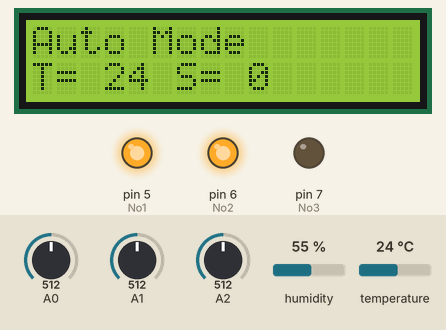
This sketch was run on a simulated Arduino Uno, built with avr-gcc and run on an emulated ATmega328P. Shown: 16×2 character LCD, output pins drawn as LEDs (lit = HIGH). Inputs (shaded band) come from the test bench; at power-on: A2 = 512, A1 = 512, A0 = 512, temperature 24 °C, humidity 55 %. What the sketch prints to the serial monitor is not drawn.

Above: at 1.8 s.
1.9 s: A2 set to 483
At 4.5 s:
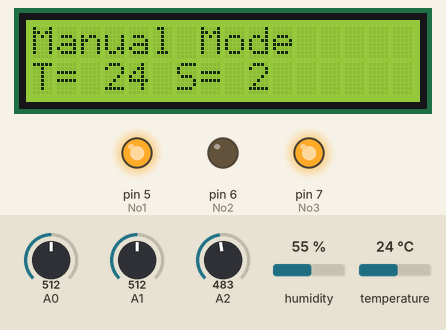
4.8 s: A1 set to 492
At 6.8 s:
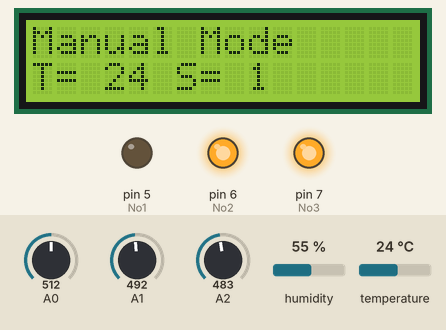
7.9 s: A0 set to 492
At 9.9 s:
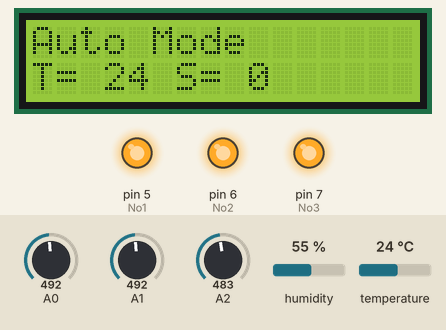
11.0 s: temperature set to 28 °C
At 13.4 s:
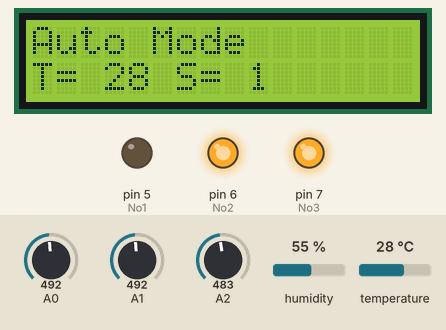
14.2 s: A1 set to 510
At 15.6 s:
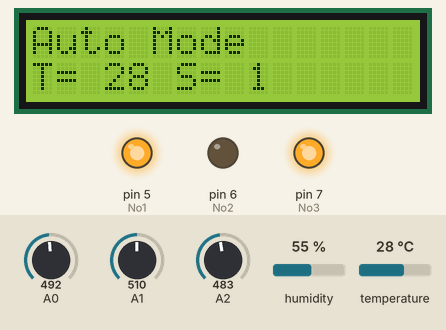
17.3 s: A2 set to 510
At 19.9 s:
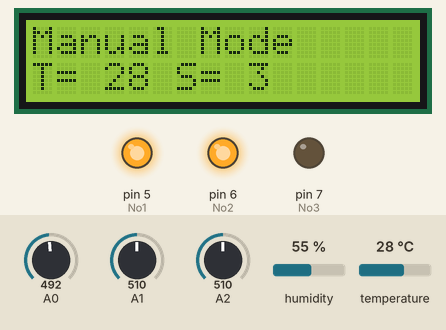
Timing chart, 0 to 21.4 s (numbered marks = the images above; inputs shaded):
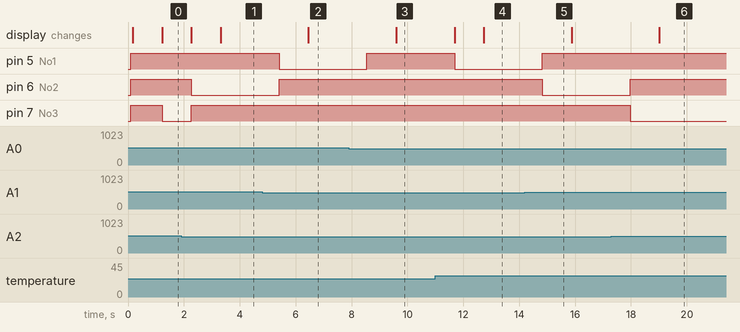

The sketch:

code_arduino.ino
```cpp
#include <SoftwareSerial.h>
#include "DHT.h"
#include <Wire.h>
#include <LiquidCrystal_I2C.h>
// Set the LCD address to 0x3F for a 16 chars and 2 line display
LiquidCrystal_I2C lcd(0x3F, 16, 2);

SoftwareSerial Genotronex(10, 11); // RX, TX
int ledpin=13; // led on D13 will show blink on / off
int BluetoothData; // the data given from Computer
String inData;
int C_speed=0;
int Mode=1,M_Mode=1;;
#define DHTPIN 2     // what pin we're connected to
#define DHTTYPE DHT11   // DHT 11
DHT dht(DHTPIN, DHTTYPE);
char buf[10];
String inputString = "";         // a string to hold incoming data
boolean stringComplete = false;  // whether the string is complete

int No1=5;
int No2=6;
int No3=7;
void setup() {
  // put your setup code here, to run once:
  Serial.begin(9600);
  Genotronex.begin(9600);
  dht.begin();
 // Genotronex.println("Bluetooth On please press 1 or 0 blink LED ..");
  pinMode(No1,OUTPUT);
  pinMode(No2,OUTPUT);
  pinMode(No3,OUTPUT);
  Serial.println("abcdefg");
  delay(100);
  digitalWrite(No1,HIGH);
  digitalWrite(No2,HIGH);
  digitalWrite(No3,HIGH);
  lcd.begin();
}

void loop() {
  //Read from bluetooth and write to usb serial
  delay(1000);
  int t = dht.readTemperature();
  String myString = String(t);

  Genotronex.flush();
  //Genotronex.print("KT");
  Genotronex.print(myString);
  //Genotronex.print("/");
  if (Mode == 1)
    Genotronex.print("*1");
  if (Mode == 0)
    Genotronex.print("*0");

  if (C_speed==0)
    Genotronex.println("*0");
  else if (C_speed==1)
    Genotronex.println("*1");
  else if (C_speed==2)
    Genotronex.println("*2");
  else if (C_speed==3)
    Genotronex.println("*3");


  lcd.setCursor(0, 0);
  if(Mode==0)
    lcd.print("Manual Mode    ");
  else
    lcd.print("Auto Mode      ");
  lcd.setCursor(0,1);
  lcd.print("T= ");
  lcd.print(t);
  lcd.print(" S= ");
  lcd.print(C_speed);

  Serial.print(C_speed);
  Serial.print("  ");
  Serial.print(analogRead(0));
  Serial.print("  ");
  Serial.print(analogRead(1));
  Serial.print("  ");
  Serial.print(analogRead(2));
  Serial.print("  ");
  Serial.print(M_Mode);
  Serial.print("  ");
  Serial.print(Mode);
  Serial.print("  ");
  Serial.println(t);

  while (Genotronex.available()>0) {

  char toSend = (char)Genotronex.read();
  inputString += toSend;
  Serial.println(inputString);
  //Genotronex.println('a');
  //flashLED();

  // Process message when new line character is recieved
        if (toSend == '\n')
        {

            Serial.print("Arduino Received: ");
            Serial.println(inputString);

            // You can put some if and else here to process the message juste like that:

            if(inputString == "+++\n"){ // DON'T forget to add "\n" at the end of the string.
              Serial.println("OK. Press h for help.");
            }
            if(inputString=="1\n"){
              digitalWrite(13,HIGH);
              Serial.println("led on");
              //Genotronex.println("LED OFF. Press 1 to LED ON!");
            }
            if(inputString=="0\n"){
              digitalWrite(13,LOW);
              Serial.println("led off");
              //Genotronex.println("LED OFF. Press 1 to LED ON!");
            }
            if((inputString=="S1\n")||(inputString=="ÿS1")||(inputString=="ÿÿS1")||(inputString=="ÿÿÿS1")&&(Mode==0))
            {
              C_speed=1;
            }
            if((inputString=="S2\n")||(inputString=="ÿS2")||(inputString=="ÿÿS2")||(inputString=="ÿÿÿS2")&&(Mode==0))
            {
              C_speed=2;
            }
            if((inputString=="S3\n")||(inputString=="ÿS3")||(inputString=="ÿÿS3")||(inputString=="ÿÿÿS3")&&(Mode==0))
            {
              C_speed=3;
            }
            if((inputString=="S0\n")||(inputString=="ÿS0")||(inputString=="ÿÿS0")||(inputString=="ÿÿÿS0")&&(Mode==0))
            {
              C_speed=0;
            }
            if(inputString=="M\n")
            {
              M_Mode=3;
            }
            if(inputString=="A\n")
            {
              M_Mode=1;
            }


            inputString = ""; // Clear recieved buffer
        }
  }

 //Manual Mode
  if(analogRead(0)>500){
      C_speed=1;
      Mode=0;}
  if(analogRead(1)>500){
      C_speed=2;
      Mode=0;}
  if(analogRead(2)>500){
      C_speed=3;
      Mode=0;}
  if((analogRead(0)<500)&&(analogRead(1)<500)&&(analogRead(2)<500)&&(M_Mode==1))
     Mode=1;
  if((analogRead(0)>500)||(analogRead(1)>500)||(analogRead(2)>500)||(M_Mode==3))
     Mode=0;

 //Auto Mode
 if(Mode==1){
   if(t>=32){
     C_speed=3;
   }
   else if ((t<=31)&&(t>28)){
    C_speed=2;
   }
   else if ((t<=28)&&(t>=25)){
    C_speed=1;
   }
   else if (t<25)
    C_speed=0;
 }

  if(C_speed==1){
      digitalWrite(No1,LOW);
      digitalWrite(No2,HIGH);
      digitalWrite(No3,HIGH);
  }
  else if(C_speed==2){
      digitalWrite(No1,HIGH);
      digitalWrite(No2,LOW);
      digitalWrite(No3,HIGH);
  }
  else if(C_speed==3){
      digitalWrite(No1,HIGH);
      digitalWrite(No2,HIGH);
      digitalWrite(No3,LOW);
  }
  else {
      digitalWrite(No1,HIGH);
      digitalWrite(No2,HIGH);
      digitalWrite(No3,HIGH);
  }


}
```

Measured:
- the behaviour switches between 501 and 500 on A2 (found by bisection; images 0 and 1)
- the behaviour switches between 501 and 500 on A1 (found by bisection; images 1 and 2)
- the behaviour switches between 500 and 499 on A0 (found by bisection; images 2 and 3)
- after the input at 1.9 s, pin 6 (No2): HIGH → LOW after 0.36 s; pin 7 (No3): LOW → HIGH after 0.36 s; the display: first differs from a run without the input after 1.4 s (image 1)
- after the input at 4.8 s, pin 5 (No1): HIGH → LOW after 0.61 s; pin 6 (No2): LOW → HIGH after 0.61 s; the display: changes after 1.6 s (image 2)
- after the input at 7.9 s, pin 5 (No1): LOW → HIGH after 0.64 s; the display: changes after 1.7 s (image 3)
- after the input at 11.0 s, pin 5 (No1): HIGH → LOW after 0.69 s; the display: first changes after 0.69 s (image 4 shows a later state)
- after the input at 14.2 s, pin 5 (No1): LOW → HIGH after 0.62 s; pin 6 (No2): HIGH → LOW after 0.62 s
- after the input at 17.3 s, pin 6 (No2): LOW → HIGH after 0.67 s; pin 7 (No3): HIGH → LOW after 0.67 s; the display: changes after 1.7 s (image 6)
